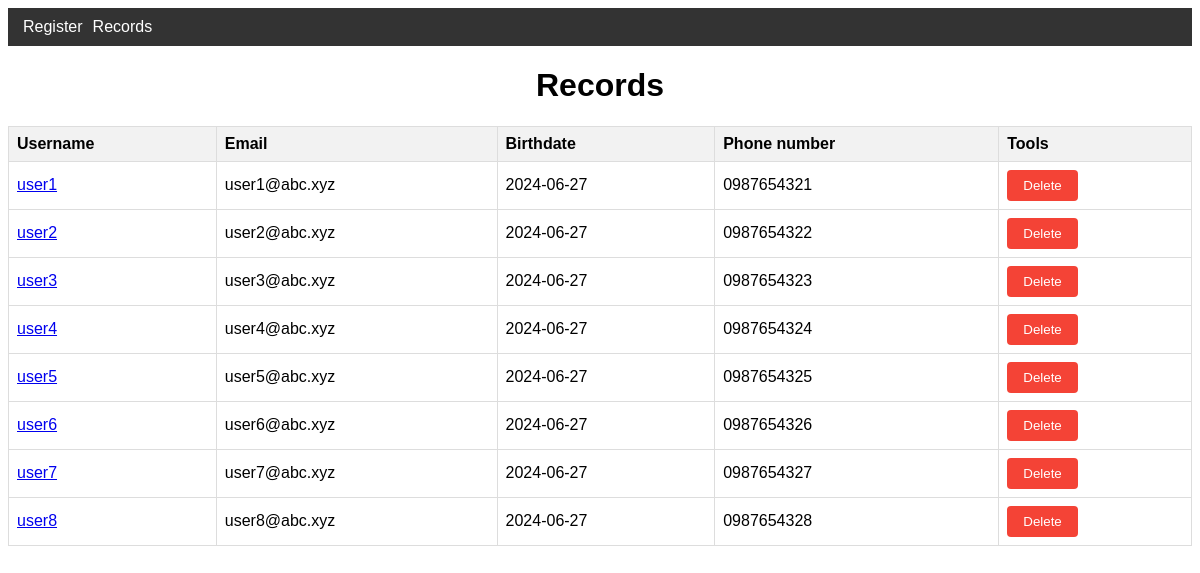
The app's page /records.php with its own data.
### tables this page shows
CREATE TABLE users (
    id INT PRIMARY KEY AUTO_INCREMENT,
    username VARCHAR(100) NOT NULL UNIQUE,
    email VARCHAR(100) NOT NULL,
    password VARCHAR(100) NOT NULL,
    birthdate DATE,  
    phone_number VARCHAR(10),
    url VARCHAR(200)
);

### lib/DatabaseConnection.php (called while the page is built, shortened)
<?php
class DatabaseConnection
{
    public function __construct()
    {
        $envFile = __DIR__ . '/../config/.env';
        $envData = file($envFile, FILE_IGNORE_NEW_LINES | FILE_SKIP_EMPTY_LINES);
        foreach ($envData as $line) {
            if (strpos($line, '=') !== false) {
                list($key, $value) = explode('=', $line, 2);
                $key = trim($key);
                $value = trim($value);
            }
        }
        $this->host = $_ENV['DB_HOST'];
        $this->dbname = $_ENV['DB_DATABASE'];
        $this->username = $_ENV['DB_USERNAME'];
        $this->password = $_ENV['DB_PASSWORD'];
        $this->conn = new mysqli($this->host, $this->username, $this->password, $this->dbname);
    }
}

### controller/user.controller.php (called while the page is built, shortened)
<?php
class UserController {
    private $model;
    public function __construct($model) { $this->model = $model; }
    public function getAllUsers() { $users = $this->model->getAllUsers(); return $users; }
}

### model/user.model.php (called while the page is built, shortened)
 <?php
 require_once __DIR__ . '/../lib/DatabaseConnection.php';
 class UserModel
 {
     private $db;
     public function __construct()
     {
         $this->db = new DatabaseConnection();
     }
     public function getAllUsers()
     {
         $sql = "SELECT * FROM users";
         $stmt = $this->db->conn->prepare($sql);
         $stmt->execute();
         $result = $stmt->get_result();
         $users = [];
         while ($row = $result->fetch_assoc()) {
             $users[] = $row;
         }
         return $users;
     }
}

### records.php (the view, shortened to what this page needs)
<!DOCTYPE html>
<html>
<head>
    <link rel="stylesheet" href="./css/style.css">
</head>
<body>
    <?php include './view/header.php'; ?>
    <h1>Records</h1>
    <table>
        <tr>
            <th>Username</th>
            <th>Email</th>
            <th>Birthdate</th>
            <th>Phone number</th>
            <th>Tools</th>
        </tr>
        <?php
            require_once __DIR__ . '/model/user.model.php';
            require_once __DIR__ . '/controller/user.controller.php';
            $userModel = new UserModel();
            $userController = new UserController($userModel);
            $users = $userController->getAllUsers();
            foreach ($users as $user) {
                echo '<tr onmouseover="this.style.backgroundColor=\'#ffffe0\'" onmouseout="this.style.backgroundColor=\'unset\'"">';
                echo '<td><a href="#" onclick="showUserPopup(' . $user['id'] . ')">' . $user['username'] . '</a></td>';
                echo '<td>' . $user['email'] . '</td>';
                echo '<td>' . $user['birthdate'] . '</td>';
                echo '<td>' . $user['phone_number'] . '</td>';
                echo '<td><button class="delete-user" data-id="' . $user['id'] . '">Delete</button></td>';
                echo '</tr>';
            }
        ?>
    </table>
</body>
</html>

### view/header.php
<link rel="stylesheet" href="./css/header.css">
<header>
    <nav>
        <ul class="nav-links">
            <li><a href="./index.php">Register</a></li>
            <li><a href="./records.php">Records</a></li>
        </ul>
    </nav>
</header>

### css/style.css (style rules this page uses)
body { font-family: Arial, sans-serif; }
h1 { text-align: center; }
table { width: 100%; border-collapse: collapse; margin-top: 20px; }
th, td { border: 1px solid #ddd; padding: 8px; text-align: left; }
th { background-color: #f2f2f2; }
button { background-color: #f44336; border-radius: 4px; color: white; padding: 8px 16px; border: none; cursor: pointer; }

### css/header.css (style rules this page uses)
header { background-color: #333; padding: 10px; color: white; }
.nav-links { list-style: none; margin: 0; padding: 0; display: flex; }
.nav-links li { display: inline; }
.nav-links li a { color: white; text-decoration: none; padding: 5px; }

### records on screen
users: username "user1", email "user1@abc.xyz", birthdate "2024-06-27", phone_number "0987654321"
users: username "user2", email "user2@abc.xyz", birthdate "2024-06-27", phone_number "0987654322"
users: username "user3", email "user3@abc.xyz", birthdate "2024-06-27", phone_number "0987654323"
users: username "user4", email "user4@abc.xyz", birthdate "2024-06-27", phone_number "0987654324"
users: username "user5", email "user5@abc.xyz", birthdate "2024-06-27", phone_number "0987654325"
users: username "user6", email "user6@abc.xyz", birthdate "2024-06-27", phone_number "0987654326"
users: username "user7", email "user7@abc.xyz", birthdate "2024-06-27", phone_number "0987654327"
users: username "user8", email "user8@abc.xyz", birthdate "2024-06-27", phone_number "0987654328"
